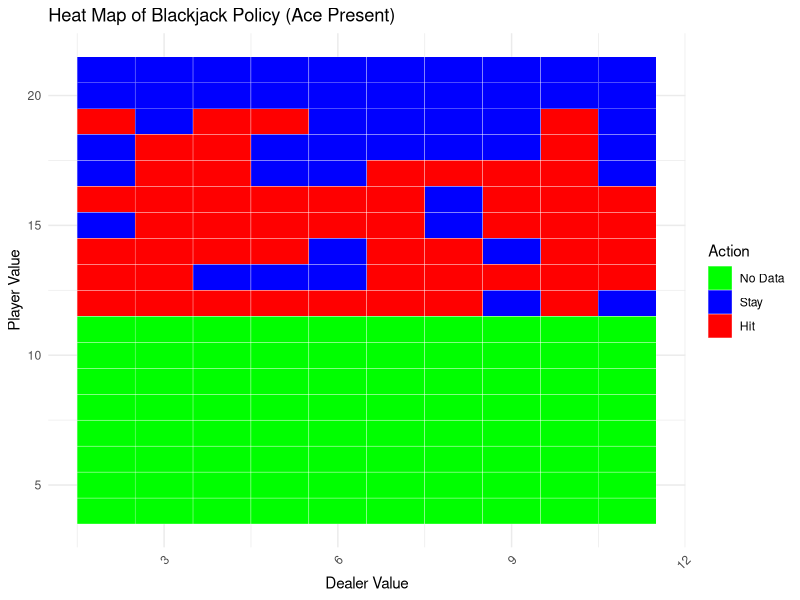
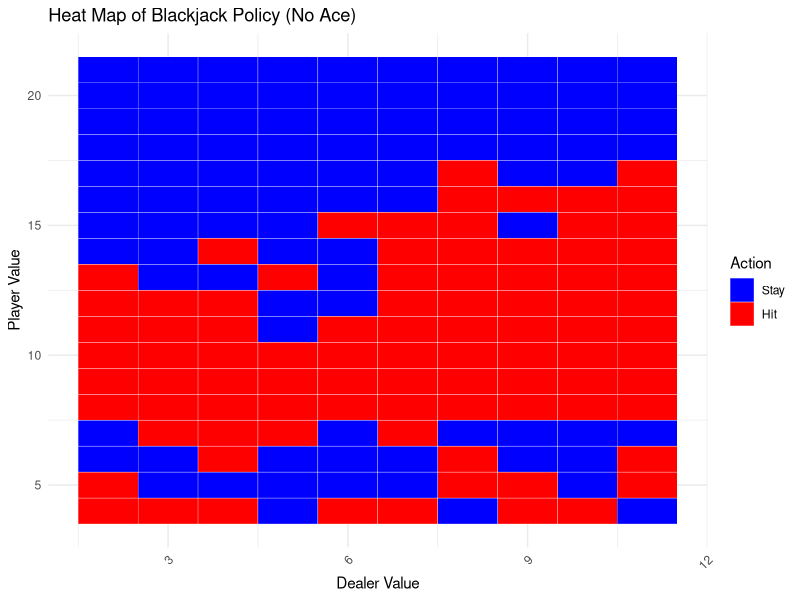

The R source for these figures, in order:
###############################################################################
#
# Agent is a Monte-Carlo reinforcement-trained statistical model
# 
# Environment: Dealer visible value, player value, player aces
#
# Action Space: Hit, Stay
#
# Value Function: State-action pair, Q(s, a)
#
###############################################################################

##########################
# BLACKJACK FUNCTIONALITY
#########################

# Get a random card
random_card <- function() {
  # Higher likelihood of 10 for J, Q, K
  return(sample(c(2, 3, 4, 5, 6, 7, 8, 9, 10, 10, 10, 10, 11), 1))
}

# Add a card to a hand
# Accounts for soft hands with aces
#
# State[2] = player value
# State[3] = ace (1 = NO, 2 = YES)
hit <- function(value, ace) {
  value =  as.numeric(value)
  ace =  as.numeric(ace)
  card = random_card()
  
  # Check if card is ace
  if (card == 11) {
    ace = ace + 1
  }
  
  # Check for bust with ace
  if (value + card > 21 && ace > 1) {
    value = value + card - 10
    ace = ace - 1
  } else {
    value = value + card
  }
  
  return(c(value, ace))
}

# Get a random state
#
# state[1] = dealer
# state[2] = player
# state[3] = ace (1 = NO, 2 = YES)
random_state <- function() {
  
  # Dealer simply gets one card
  dealer = hit(0, 1)[1]
  
  # Player gets 2 cards, track ace
  player_hand = hit(0, 1)
  player_hand = hit(player_hand[1], player_hand[2])
  
  return(c(dealer, player_hand[1], player_hand[2]))
}

# Finalize state
#
# Follows dealer logic (hit until >= 17) to calculate the final
# dealer hand
finalize_dealer <- function(state) {
  # Check for dealer ace
  dealer = state[1]
  if (dealer == 11) {
    dealer_ace = 2
  } else {
    dealer_ace = 1
  }
  
  # dealer_hand[1] = dealer value
  # dealer_hand[2] = dealer ace
  dealer_hand = c(dealer, dealer_ace)
  
  # Dealer hits until 17 or over
  while (dealer_hand[1] < 17) {
    dealer_hand = hit(dealer_hand[1], dealer_hand[2])
  }
  
  state[1] = dealer_hand[1]
  return(state)
}


##########################
# AGENT FUNCTIONS
#########################

# Reward function
#
# Returns a reward based on the state
#
# state[1] = dealer
# state[2] = player
# state[3] = ace
#
# Returns 1 on a player win
# Returns 0 on a tie
# Returns -1 on a player loss
R <- function(s) {
  # Get the rest of dealer cards
  state = finalize_dealer(s)
  
  # If player is bust, dealer wins
  dealer = state[1]
  player = state[2]
  
  # Player bust = loss
  if (player > 21) {
    return(-1)
  }
  
  # Only dealer bust = win
  if (player <= 21 && dealer > 21) {
    return(1)
  }
  
  # No busts and player > dealer = win
  if (player > dealer) {
    return(1)
  }
  
  # No busts and player < dealer = lose
  if (player < dealer) {
    return(-1)
  }
  
  # Else, player == dealer = tie
  return(0)
  
}

# Returns function
#
# Map is a 4D array of state-actions
#
# Adds a constant 'add' to the s, a on the map
#
# Returns the updated map and the new total return for the s, a
Returns <- function(s, a, map, add = 0) {
  
  map[s[1], s[2], s[3], a] = map[s[1], s[2], s[3], a] + add
  return = map[s[1], s[2], s[3], a]
  
  return(list(map = map, return = return))
}

# Visits function
#
# Map is a 4D array of state-actions
#
# if visited == TRUE, adds 1 to the s, a
#
# Returns the updated map and the new total visits for the s, a
N <- function(s, a, map, visited = FALSE) {
  
  add = ifelse(visited, 1, 0)
  map[s[1], s[2], s[3], a] = map[s[1], s[2], s[3], a] + add
  visits = map[s[1], s[2], s[3], a]
  
  return(list(map = map, visit = visits))
}

# Value function
#
# Map is a 4D array of state-actions
#
# if update == TRUE
# Updates the expected value for each s, a based on the total return
# and number of visits
#
# else
# Makes no changes to the map
#
# Returns the updated map and the new moving average for the s, a
Q <- function(s, a, map, return = 1, visits = 1, update = FALSE) {
  
  if (update) {
    map[s[1], s[2], s[3], a] = return / visits
  }
  
  expected_value = map[s[1], s[2], s[3], a]
  
  return(list(map = map, value = expected_value))
}

# Training function
#
# n_episodes = # of training episodes
# gamma = reward decay function
# epsilon_start = starting chance to explore vs exploit
# epsilon_end = ending chance to explore vs exploit
# *epsilon decays exponentially
# 
# Returns a policy as a 4D array of actions based on the state
monte_carlo_BJ <- function(n_episodes = 50000, gamma = 1, epsilon_start = 0.2, 
               epsilon_end = 0.2) { 
  # Initialize
  # visible dealer card (max=11), player value (max=21), player ace (T/F),
  # action (hit/stay)
  policy <- array(0, dim = c(11, 21, 2))
  returns <- array(0, dim = c(11, 21, 2, 2))
  visits <- array(0, dim = c(11, 21, 2, 2))
  expected_values <- array(0, dim = c(11, 21, 2, 2))
  
  epsilon_decay_factor <- (epsilon_end / epsilon_start)^(1 / n_episodes)
  
  # For each episode
  for (episode in seq(1, n_episodes)) {
    # Set epsilon (exponential decay)
    epsilon = epsilon_start * epsilon_decay_factor^episode
    
    # Generate an episode
    episode = list()
    s = random_state() # Random state
    while (s[2] < 22) {
      # Explore vs Exploit action based on epsilon
      a = ifelse(runif(1) > epsilon && policy[s[1], s[2], s[3]] != 0, 
                 policy[s[1], s[2], s[3]], sample(1:2, 1))
      # Append state and action to episode
      episode = append(episode, list(c(s, a)))
      
      if (a == 2) { # hit, modify state
        hit_s = hit(s[2], s[3])
        s[2] = hit_s[1]
        s[3] = hit_s[2]
      } else { # stay, end episode early
        break;
      }
    }
    # Append final state for evaluation
    episode = append(episode, list(c(s, 0)))
    
    # For each step of episode
    G = 0
    for (t in seq(from = length(episode) - 1, to = 1, by = -1)) {
      # t, t-1, t-2, ...
      # t is the last step of the episode, t-1 second last, etc.
      
      # Initialize s, a
      s = episode[[t]][1:3]
      a = episode[[t]][4]
      # Get Reward
      G = R(episode[[t + 1]][1:3]) 
      # Add reward to returns[s, a]
      return_values = Returns(s, a, returns, add = G)
      returns = return_values$map
      return = return_values$return
      # Update expected values
      visits_values = N(s, a, visits, visited = TRUE)
      visits = visits_values$map
      visit = visits_values$visit
      
      expected_values = Q(s, a, expected_values, return = return, visits = visit, 
                          update = TRUE)$map
      
      # Update policy to be greatest expected value
      stay_expected = expected_values[s[1], s[2], s[3], 1]
      hit_expected = expected_values[s[1], s[2], s[3], 2]
      
      if (stay_expected > hit_expected) {
        policy_action = 1
      } else if (hit_expected > stay_expected) {
        policy_action = 2
      } else {
        # Break ties randomly
        policy_action = sample(1:2, 1)
      }
      
      policy[s[1], s[2], s[3]] = policy_action
      
      # # testing
      # print(s)
      # print(a)
      # print(G)
    }
  }
  
  return(policy)
}


###########
# PLOTTING
###########

# Function to convert policy to a data frame
policy_to_dataframe <- function(policy) {
  # Initialize vectors to store the data
  dealer_values <- c()
  player_values <- c()
  ace_values <- c()
  actions <- c()
  
  # Iterate through each combination of dealer value, player value, and ace presence
  for (dealer in 2:11) {                # Dealer values from 2 to 11
    for (player in 4:21) {              # Player values from 4 to 21
      for (ace in 1:2) {                # Ace presence: 1 (no ace), 2 (ace present)
        # Extract action
        action = policy[dealer, player, ace]
        
        # Append to vectors
        dealer_values <- c(dealer_values, dealer)
        player_values <- c(player_values, player)
        ace_values <- c(ace_values, ace - 1)  # 0 for no ace, 1 for ace present
        actions <- c(actions, action)
      }
    }
  }
  
  # Combine vectors into a data frame
  policy_df <- data.frame(
    Dealer = dealer_values,
    Player = player_values,
    Ace = ace_values,
    Action = actions
  )
  
  return(policy_df)
}


# Load necessary libraries
library(ggplot2)
library(reshape2)

# Function to create heat maps of the policy for both ace and no ace
heat_map_policy <- function(policy_df) {
  # Ensure Action is a factor with appropriate levels
  policy_df$Action <- factor(policy_df$Action, levels = c(0, 1, 2), labels = c("No Data", "Stay", "Hit"))
  
  # Create a heat map for the case where ace is present
  policy_ace <- policy_df[policy_df$Ace == 1, ]  # 1 for Ace Present
  
  # Create a heat map for the case where ace is not present
  policy_no_ace <- policy_df[policy_df$Ace == 0, ]  # 0 for No Ace
  
  # Function to plot individual heat map
  plot_heat_map <- function(data, title) {
    if (nrow(data) == 0) {
      warning("No data available for this heat map: ", title)
      return(NULL)
    }
    
    ggplot(data, aes(x = Dealer, y = Player)) +  # Swap x and y for rotation
      geom_tile(aes(fill = Action), color = "white") +  # Use fill for the Action
      scale_fill_manual(values = c("No Data" = "green", "Stay" = "blue", "Hit" = "red"),
                        name = "Action") +
      theme_minimal() +
      labs(title = title,
           x = "Dealer Value",  # Update x-axis label
           y = "Player Value") +  # Update y-axis label
      theme(axis.text.x = element_text(angle = 45, hjust = 1))
  }
  
  # Plot for the case where ace is present
  p1 <- plot_heat_map(policy_ace, "Heat Map of Blackjack Policy (Ace Present)")
  
  # Plot for the case where ace is not present
  p2 <- plot_heat_map(policy_no_ace, "Heat Map of Blackjack Policy (No Ace)")
  
  # Display the plots
  print(p1)
  print(p2)
}


##########
# TESTING
##########


# Evaluate policy
#
# n is the number of sample states
evaluate_policy <- function(policy, n_tests = 50000) {
  wins <- 0
  
  for (test in 1:n_tests) {
    # Start with a random state
    s <- random_state()  # Get a random state for each test
    dealer_value <- s[1]
    player_value <- s[2]
    player_ace <- s[3]
    
    # Play the game using the policy
    while (player_value < 22) {
      action <- policy[dealer_value, player_value, player_ace]
      
      if (action == 2) {  # Hit
        hit_s <- hit(player_value, player_ace)
        player_value <- hit_s[1]
        player_ace <- hit_s[2]
      } else {  # Stay
        break
      }
    }
    
    # Evaluate the final state after dealer's turn
    final_state <- finalize_dealer(c(dealer_value, player_value, player_ace))
    reward <- R(final_state)
    
    if (reward == 1) {
      wins <- wins + 1  # Increment wins if the player won
    }
  }
  
  # Calculate win rate
  win_rate <- wins / n_tests
  return(win_rate)
}


#######
# MAIN
#######

# Train policy
policy <- monte_carlo_BJ()
# Data frame for human-readable data
policy_df <- policy_to_dataframe(policy)
# Plot
heat_map_policy(policy_df)

# Random policy for winrate comparison
rand_policy <- array(sample(1:2, size = 11 * 21 * 2, replace = TRUE), 
                dim = c(11, 21, 2))

# Estimate winrates
n_tests = 50000
rand_win_rate <- evaluate_policy(rand_policy, n_tests)
win_rate <- evaluate_policy(policy, n_tests)

# Print
cat("Win rate of random policy over", n_tests, "games is:", rand_win_rate, "\n")
cat("Win rate of trained policy over", n_tests, "games is:", win_rate, "\n")